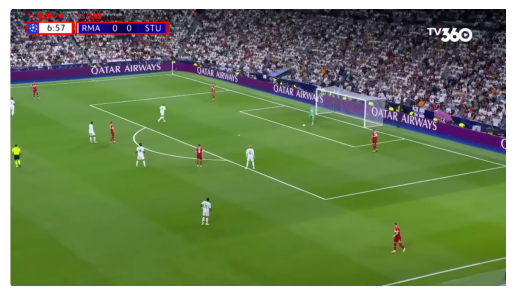
#> input picture v2/data/sample.png, 515 x 296 px, found by its file name
$ jupyter execute --allow-errors 'dominant color based kmeans.ipynb'
#> lines starting #> are read from the running program, lines starting #| are printed output that depends on the picture
[cell 1]
import pandas
pandas.read_csv("/home/thiendc/projects/video_summarization/v2/data/colors_v2.csv", header = 0)
#> (reads v2/data/colors_v2.csv from the repository)

#> (a cell that did not finish here is left out)

#> (a cell that did not finish here is left out)

[cell 4]
import cv2
import numpy as np
from sklearn.cluster import KMeans
import matplotlib.pyplot as plt

def get_dominant_color(image, k=1):
    # Reshape the image to be a list of pixels
    pixels = image.reshape((-1, 3))

    # Convert to float for KMeans
    pixels = np.float32(pixels)

    # Perform K-means clustering to find the dominant color
    kmeans = KMeans(n_clusters=k)
    kmeans.fit(pixels)

    # Get the dominant color
    dominant_color = kmeans.cluster_centers_[0]
    return dominant_color

# Load the image
image = cv2.imread('./data/sample.png')
#> image is the input picture: shape (296, 515, 3); mean B, G, R 87.3, 128.9, 108.8
height, width = image.shape[:2]
#> height = 296; width = 515
# Resize the image if it's too large (optional)
image = cv2.resize(image, (width // 10, height // 10), interpolation=cv2.INTER_AREA)
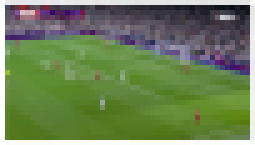
#> image: shape (29, 51, 3) (shown 5 times larger); mean B, G, R 87.3, 128.9, 108.8

# Get the dominant color
dominant_color = get_dominant_color(image, k= 1)
#> in get_dominant_color, `pixels = image.reshape((-1, 3))`: pixels = 1479 rows, first 8: [255, 255, 255], [236, 235, 234], [230, 229, 230], [230, 229, 228], [231, 229, 229], [231, 230, 229], [232, 231, 230], [231, 230, 229]
#> dominant_color = [87.34, 128.9, 108.8]

# Convert the color to integers and display
dominant_color = [int(c) for c in dominant_color]
#> dominant_color = [87, 128, 108]
print("Dominant color (BGR):", dominant_color)
#| Dominant color (BGR): [87, 128, 108]

# Plot the color
plt.figure(figsize=(2, 2))
plt.imshow([[dominant_color[::-1]]])  # Convert BGR to RGB for displaying
plt.axis('off')
plt.show()
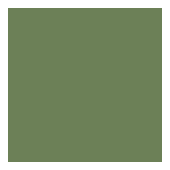
#> figure drawn by matplotlib, 1 panel

[cell 5]
import cv2
import numpy as np
from sklearn.cluster import KMeans
import matplotlib.pyplot as plt

def get_dominant_color(image, k=1):
    # Reshape the image to be a list of pixels
    pixels = image.reshape((-1, 3))

    # Convert to float for KMeans
    pixels = np.float32(pixels)

    # Perform K-means clustering to find the dominant color
    kmeans = KMeans(n_clusters=k)
    kmeans.fit(pixels)

    # Get the dominant color
    dominant_color = kmeans.cluster_centers_[0]
    return dominant_color

# Load the image
image = cv2.imread('./data/sample.png')
height, width = image.shape[:2]

# Resize the image if it's too large (optional)
image = cv2.resize(image, (width // 10, height // 10), interpolation=cv2.INTER_AREA)

# Convert the image to HSV color space
hsv_image = cv2.cvtColor(image, cv2.COLOR_BGR2HSV)
#> hsv_image: shape (29, 51, 3); mean H, S, V 73.4, 109.2, 135.9

# Increase saturation by a factor (e.g., 1.2 for a slight boost)
saturation_increase_factor = 1.2
hsv_image[:, :, 1] = np.clip(hsv_image[:, :, 1] * saturation_increase_factor, 0, 255)
#> hsv_image: shape (29, 51, 3); mean H, S, V 73.4, 130.7, 135.9

# Convert back to BGR color space
saturated_image = cv2.cvtColor(hsv_image, cv2.COLOR_HSV2BGR)

# Display the saturated image using matplotlib
plt.imshow(cv2.cvtColor(saturated_image, cv2.COLOR_BGR2RGB))  # Convert BGR to RGB for correct display
plt.axis('off')
plt.show()

# Get the dominant color in the saturated image
dominant_color = get_dominant_color(saturated_image, k=1)
#> dominant_color = [77.57, 127.5, 103.2]

# Convert the color to integers and display
dominant_color = [int(c) for c in dominant_color]
#> dominant_color = [77, 127, 103]
print("Dominant color (BGR):", dominant_color)
#| Dominant color (BGR): [77, 127, 103]

# Plot the dominant color
plt.figure(figsize=(2, 2))
plt.imshow([[dominant_color[::-1]]])  # Convert BGR to RGB for displaying
plt.axis('off')
plt.show()

[cell 6]
import cv2
import numpy as np
from sklearn.cluster import KMeans
import matplotlib.pyplot as plt
from collections import Counter

def get_dominant_color_by_area(image, k=5):
    # Reshape the image to be a list of pixels
    pixels = image.reshape((-1, 3))

    # Convert to float for KMeans
    pixels = np.float32(pixels)

    # Perform K-means clustering
    kmeans = KMeans(n_clusters=k)
    kmeans.fit(pixels)

    # Count the number of pixels in each cluster
    counts = Counter(kmeans.labels_)

    # Find the largest cluster and get its color
    dominant_color = kmeans.cluster_centers_[counts.most_common(1)[0][0]]
    return dominant_color

# Load the image
image = cv2.imread('./data/sample.png')

# Resize the image slightly if needed (avoid resizing too small to maintain details)
height, width = image.shape[:2]
image = cv2.resize(image, (width // 4, height // 4), interpolation=cv2.INTER_AREA)
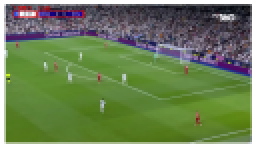
#> image: shape (74, 128, 3) (shown 2 times larger); mean B, G, R 87.3, 128.9, 108.8

# Convert the image to HSV color space to increase saturation
hsv_image = cv2.cvtColor(image, cv2.COLOR_BGR2HSV)
#> hsv_image: shape (74, 128, 3); mean H, S, V 67.6, 111.2, 136.7

# Increase saturation by a factor (optional)
saturation_increase_factor = 1.1
hsv_image[:, :, 1] = np.clip(hsv_image[:, :, 1] * saturation_increase_factor, 0, 255)
#> hsv_image: shape (74, 128, 3); mean H, S, V 67.6, 121.9, 136.7

# Convert back to BGR color space
saturated_image = cv2.cvtColor(hsv_image, cv2.COLOR_HSV2BGR)
#> saturated_image: shape (74, 128, 3)

# Get the dominant color based on area with multiple clusters
dominant_color = get_dominant_color_by_area(saturated_image, k=5)
#> dominant_color = [45.16, 135.1, 91.12]

# Convert the color to integers and display
dominant_color = [int(c) for c in dominant_color]
#> dominant_color = [45, 135, 91]
print("Dominant color (BGR):", dominant_color)
#| Dominant color (BGR): [45, 135, 91]

# Display the saturated image
plt.imshow(cv2.cvtColor(saturated_image, cv2.COLOR_BGR2RGB))
plt.axis('off')
plt.show()

# Plot the dominant color
plt.figure(figsize=(2, 2))
plt.imshow([[dominant_color[::-1]]])  # Convert BGR to RGB for displaying
plt.axis('off')
plt.show()
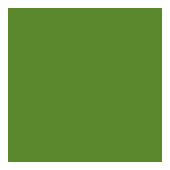
#> figure drawn by matplotlib, 1 panel
